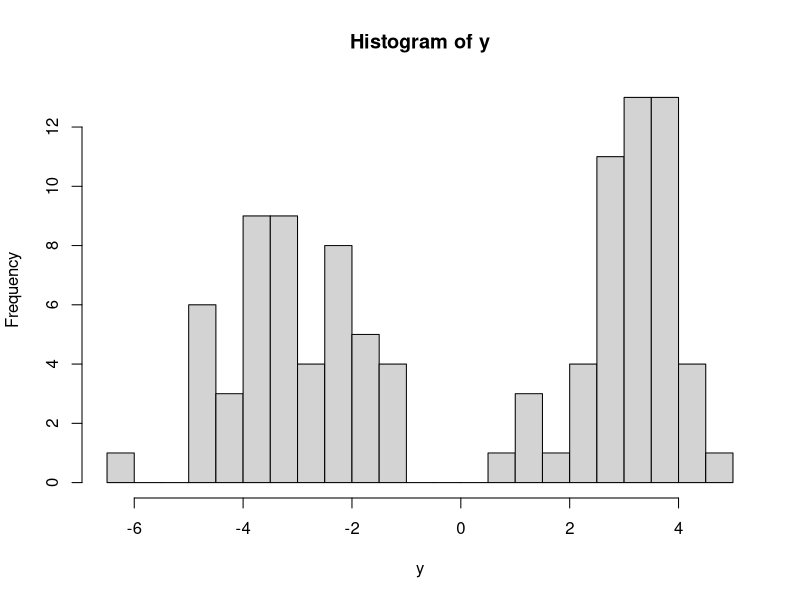

Write R code to recreate this figure. (Note: this script raises an error after producing the figure.)
###Contour plots
require(grDevices) # for colours
require(mvtnorm)

###Generating the data
n.iter<-100
sigma<-1
ndata<-100
w1<-0.5                             ###mixture weights
w2<-1-w1
u<-runif(ndata)<w1
y<-u*rnorm(ndata, mean = -3, sd = sigma)+(1-u)*rnorm(ndata, mean = 3, sd = sigma)
hist(y,breaks=20)

###Generating the plot grid
x.points <-seq(-5,5,length.out=500)
y.points <-x.points
z.post<-matrix(0,nrow=500,ncol=500)
z.lap<-z.post
z.vb<-z.post
z.ep<-z.post


###Generating the approximations to the posterior
estLAP<-laplace_approx(model, inits = c(mu1 = 0, mu2 = 1.13), 100, y = y)
estVB<-VBMixture(data = y, sigma = sigma,  eps = 1e-3)
estEP<-EPGM(n = length(y),x = y,iter = n.iter,likelihood_var = sigma,w = 0.5)

estVB.mean<-estVB[1,]
estVB.CovMat<-matrix(c(estVB[2,1],0,0,estVB[2,2]),2,2)
estEP.mean<-estEP$mu[,dim(estEP$mu)[2]]
#estEP.CovMat<-round(matrix(c(estEP$Sigma[,(dim(estEP$Sigma)[2]-1):dim(estEP$Sigma)[2]]),2,2))
#estEP.CovMat<-matrix(c(estEP$Sigma[,(dim(estEP$Sigma)[2]-1):dim(estEP$Sigma)[2]]),2,2)
#estEP.mean<-estEP$mu[,2]
estEP.CovMat<-matrix(c(estEP$Sigma[,3:4]),2,2)


model <- function(p, y) {
  #log_lik<-sum(w1*dnorm(y, p["mu1"], sigma)+(1-w1)*dnorm(y, p["mu2"], sigma, log = T))
  log_lik<-sum(log(w1*dnorm(y, p["mu1"], sigma)+(1-w1)*dnorm(y, p["mu2"], sigma)))
  log_post <- log_lik + dnorm(p["mu1"], 1, 100, log = T) + dnorm(p["mu2"], 1, 100, log = T)
  return("logpost"=log_post)
}

for (i in 1:500) {
  for (j in 1:500) {
    z.post[i,j]<-model(c("mu1"=x.points[i],"mu2"=y.points[j]),y)
    z.lap[i,j] <-dmvnorm(c(x.points[i],y.points[j]),mean=estLAP$PosteriorMean,sigma=estLAP$CovMat)
    z.vb[i,j] <-dmvnorm(c(x.points[i],y.points[j]),mean=estVB.mean,sigma=estVB.CovMat)
    z.ep[i,j] <-dmvnorm(c(x.points[i],y.points[j]),mean=estEP.mean,sigma=estEP.CovMat)
  }
}
contour(x.points,y.points,exp(z.post)/sum(exp(z.post)),levels=quantile(exp(z.post)/sum(exp(z.post)), probs = seq(0.9, 1, 0.01)),labels = "",xlab=expression(mu[1]),ylab=expression(mu[2]), cex.lab = 1.25)
legend("topright",legend=c("Target   ","Laplace   ","VB   ","EP   "),col=c(1,2,5,3),lty=1)
contour(x.points,y.points,z.lap,add=TRUE, col=2,levels=quantile(z.lap, probs = seq(0.95, 1, 0.01)),labels = "")
contour(x.points,y.points,z.vb,add=TRUE, col=5,levels=quantile(z.vb, probs = seq(0.95, 1, 0.01)),labels = "")
contour(x.points,y.points,z.ep,add=TRUE, col=3,levels=quantile(z.ep, probs = seq(0.7, 1, 0.05)),labels = "")
 
